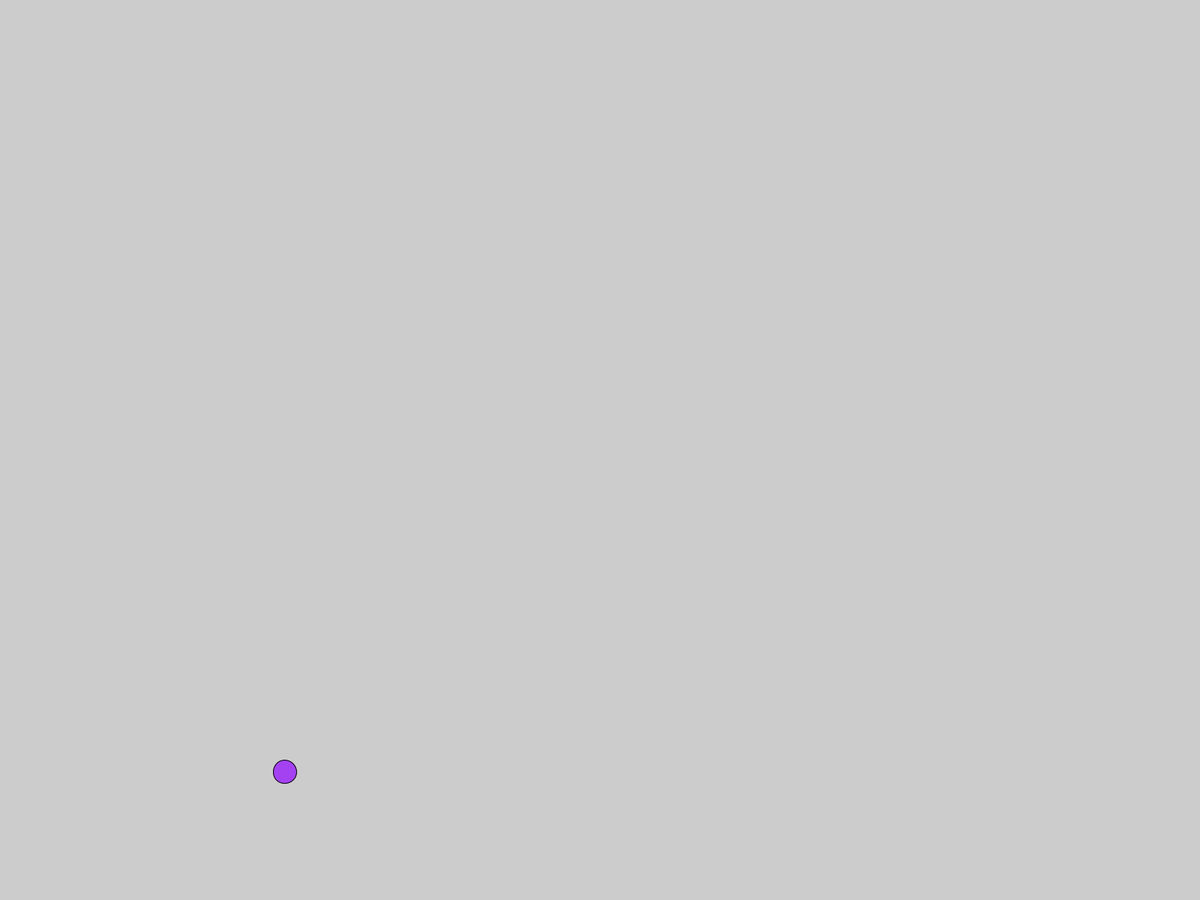
Frame 1 (no input)
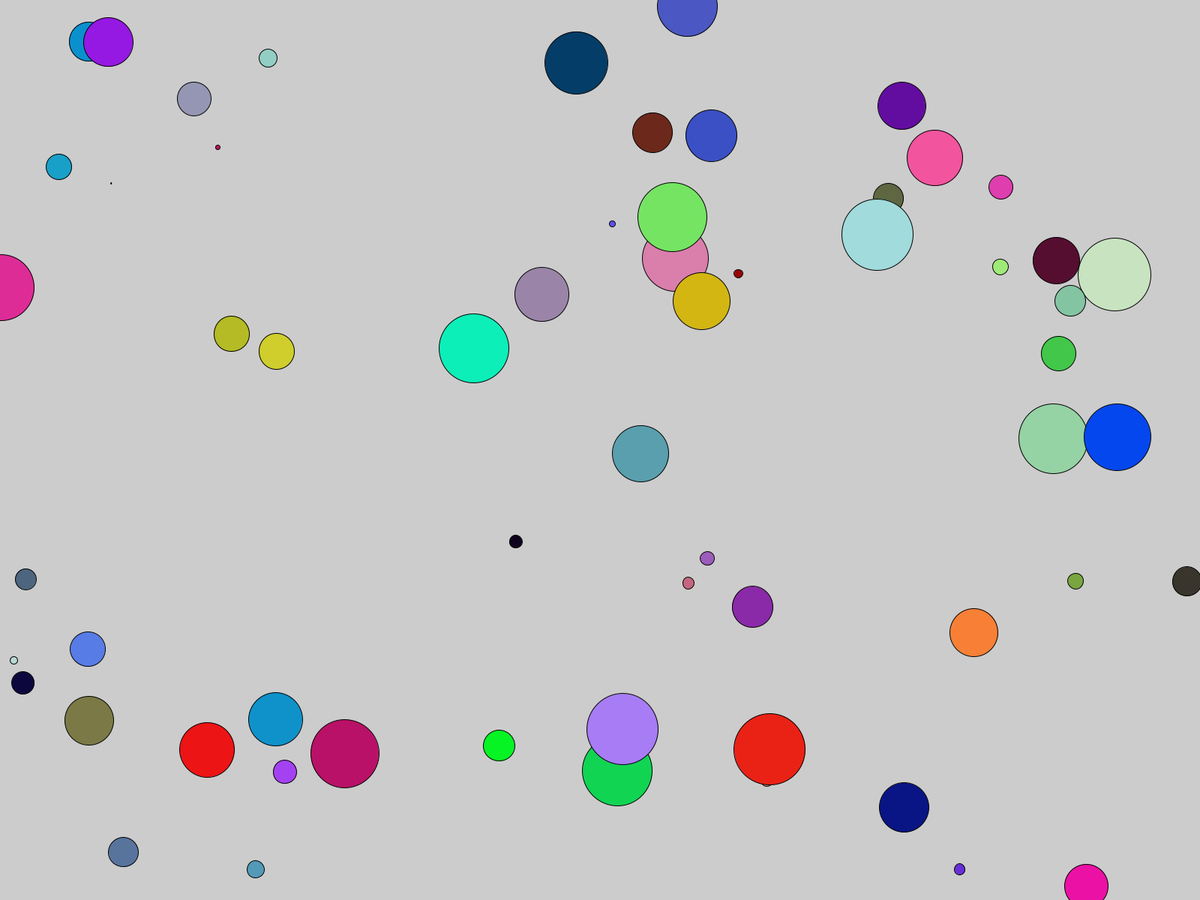
Frame 60 (the mouse pressed at the canvas centre just before this capture)
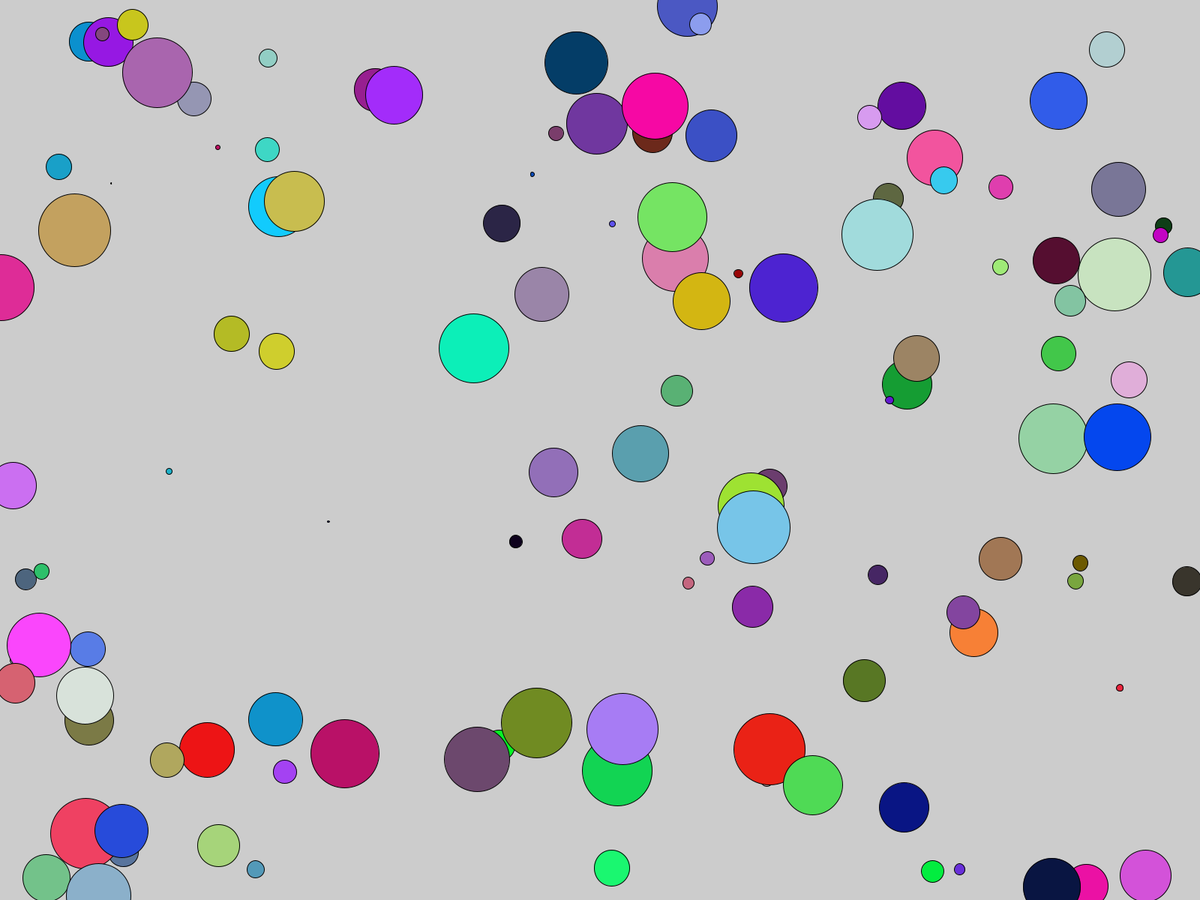
Frame 120 (the mouse held since frame 60 and released just before this capture)

The Processing sketch that drew these frames (run headless with seeded random() and noise(); from frame 60 on, the mouse is pressed at the canvas centre):

// Processing sketch: drow
// ── drow.pde
void setup(){
   size(800,600); 
   fullScreen();
   
   frameRate(200); //temp daffichage
}

void draw(){ //loop
    fill(random(255), random(255), random(255));
    circle(random(width), random(height), random(100));
    println(frameRate);
}
